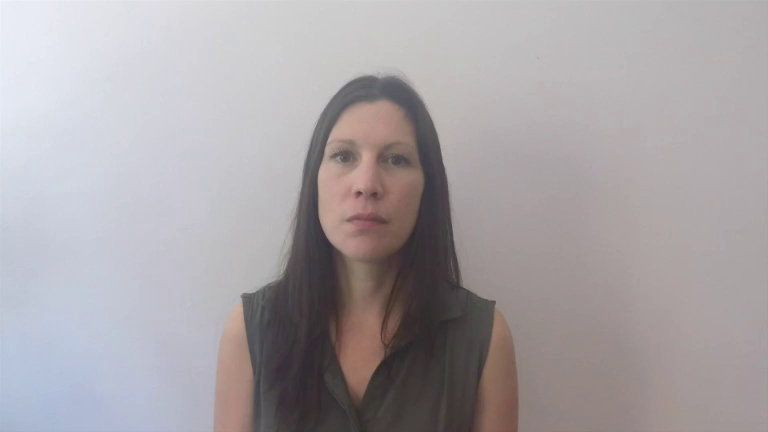
#> input picture data/face000000.png, 768 x 432 px; the run also reads 1 picture not shown here
$ jupyter execute HW9.ipynb   (shell and % lines are left out)
#> lines starting #> are read from the running program, lines starting #| are printed output that depends on the picture
### mae6292/tools.py
import matplotlib.pyplot as plt
import numpy as np
import cv2
import scipy.linalg as linalg
import scipy.signal
import scipy.spatial.distance
from mpl_toolkits.mplot3d import Axes3D
from matplotlib.patches import Polygon
from mpl_toolkits.mplot3d.art3d import Poly3DCollection

class WireFrameCamera:
    def __init__(self, width=1, height=0.8, f=0.5):
        self.width = width
        self.height = height
        self.f = f

        self.vertices=np.empty((3,5))
        self.vertices[:,0]=[0, 0, 0]
        self.vertices[:,1]=[-width/2, height/2, f]
        self.vertices[:,2]=[width/2, height/2, f]
        self.vertices[:,3]=[width/2, -height/2, f]
        self.vertices[:,4]=[-width/2, -height/2, f]

        self.edges=[(0,1), (0,2), (0,3), (0,4), (1,2), (2,3), (3,4), (4,1)]

    def draw(self, R, T):
        vertices_W = np.empty((3,5))
        vertices_W = R.T@(self.vertices - T@np.ones((1,5)))

        fig = plt.figure(dpi=150)
        ax = fig.gca(projection='3d')

        for edge in self.edges:
            plt.plot(vertices_W[0,list(edge)],vertices_W[1,list(edge)],vertices_W[2,list(edge)],'b',linewidth=0.5)

        return fig, ax

class ChessBoard:
    faces=[(0,1,2,3)]
    square_vertices = np.zeros((3, 4))
    square_vertices[:,0] = [0,0,0]
    square_vertices[:,1] = [1,0,0]
    square_vertices[:,2] = [1,1,0]
    square_vertices[:,3] = [0,1,0]

    def __init__(self, CHECKER=(8,6), origin=(0.0)):
        self.origin = origin
        self.CHECKER = CHECKER

    def draw(self, ax):
        for i in range(self.CHECKER[0]+1):
            for j in range(self.CHECKER[1]+1):
                square_vertices_shifted = self.square_vertices + np.array([[i+self.origin[0],j+self.origin[1],0]]).T*np.ones((1,4))

                patch = [[tuple(square_vertices_shifted[:,self.faces[0][i]]) for i in range(len(self.faces[0]))]]
                patch_collection = Poly3DCollection(patch, alpha =0.5)
                if (i+j) % 2 == 1:
                    patch_collection.set_color('w')
                else:
                    patch_collection.set_color('k')

                    ax.add_collection3d(patch_collection)

def calibrateCamera_Tsai(p, P):
    # DLT using Tsai's method
    # INPUT
    # p : homogeneous coordinates of pixel in the image frame
    # P : homogeneous coordinates of points in the world frame
    # OUTPUT
    # K, R, T, M
    assert p.shape[0] == 3, "p : homogeneous coordinates of pixel in the image frame of 3 by n"
    assert P.shape[0] == 4, "P : homogeneous coordinates of points in the world frame"
    assert p.shape[1] == P.shape[1], "number of columns of p shold match with P"

    n = p.shape[1]
    p_uv = p[0:2,:]/p[2,:]

    Q = np.empty((0, 12))
    for i in range(n):
        Qi_0 = np.array([ [1,0, -p_uv[0,i]], [0, 1, -p_uv[1,i]]] )
        Qi = np.kron(Qi_0, P[:,i].T)
        Q = np.append(Q, Qi, axis=0)

    # 1. Find M_tilde using SVD

    U, S, VT = linalg.svd(Q)
    M_tilde = VT.T[:,-1].reshape(3,4)
    # print(M_tilde /M_cv) # M is determined up to scale

    # 2. RQ factorization to find K_tilde and R

    K_tilde, R = linalg.rq(M_tilde [:,0:3])

    # 3. Resolve the ambiguity of RQ factorization
    D = np.diag( np.sign(np.diag(K_tilde)) )
    K_tilde  = K_tilde@D
    R = D@R

    # 4. Find T
    T = linalg.solve(K_tilde, M_tilde[:,-1]).reshape(3,1)

    # 5. Recover scale

    s = 1/K_tilde[2,2]
    K = s*K_tilde
    M = s*M_tilde

    # 6. Resolve sign ambiguity
    if linalg.det(R) < 0:
        R = -R
        T = -T
        M = -M


    return K, R, T, M


def convolve2d(img, filter, padding_type = 'zero'):
# compute convolution  img * filter
# the filtered image is float valued, and it is not necessarily cv2 gray scale image of 'uint8'
    assert (filter.shape[0]-1) % 2 == 0, 'filter size should be odd'
    assert padding_type in ['zero', 'replicate', 'reflect'], 'padding type parameter should be either zero, clamp, or mirror'
    n_rows, n_cols = img.shape;
    img_filtered = np.zeros((n_rows, n_cols))
    W = int((filter.shape[0]-1)/2)

    if padding_type == 'zero':
        img_padded = cv2.copyMakeBorder(img, W, W, W, W, cv2.BORDER_CONSTANT, 0)
    elif padding_type == 'replicate': # aaaaaa|abcdefgh|hhhhhhh
        img_padded = cv2.copyMakeBorder(img, W, W, W, W, cv2.BORDER_REPLICATE)
    elif padding_type == 'reflect': # gfedcb|abcdefgh|gfedcba
        img_padded = cv2.copyMakeBorder(img, W, W, W, W, cv2.BORDER_REFLECT_101)

    for i in range(n_rows):
        for j in range(n_cols):
            img_clip = img_padded[i:i+2*W+1, j:j+2*W+1] # extract the image clip centered at (i,j)
            img_clip.astype('float64') # convert to float to avoid error of int*float
            img_filtered[i,j]=(img_clip*np.flip(filter)).sum()

    return img_filtered

def filter2d(filter_type, W, sigma):
    assert filter_type in ['gaussian', 'log', 'dgau_x', 'dgau_y'], 'filter type parameter should be either gaussian, log, dgau_x, dgau_y'
    filter = np.zeros((2*W+1, 2*W+1))
    x = np.arange(-W,W+1).reshape(2*W+1,1)
    if filter_type == 'gaussian':
        filter = np.exp(-x**2/2/sigma**2)
        filter = filter*filter.T
        filter = filter/filter.sum()
    elif filter_type == 'log': # laplacian of gaussian
        filter = np.exp(-x**2/2/sigma**2)
        filter = filter*filter.T
        filter = filter/filter.sum()
        for i in range(-W,W+1):
            for j in range(-W, W+1):
                filter[i+W,j+W] = filter[i+W,j+W]*(i**2+j**2-2*sigma**2)/sigma**4
        filter = filter - filter.sum()/((2*W+1)**2) # make the filter sum zero
    elif filter_type == 'dgau_x': # derivative of gaussian w.r.t x
        filter = np.exp(-x**2/2/sigma**2)
        filter = filter*filter.T
        filter = filter/filter.sum()
        filter = -filter*(np.ones((2*W+1,1))@x.T)/sigma**2
        filter = filter - filter.sum()/((2*W+1)**2) # make the filter sum zero
    elif filter_type == 'dgau_y': # derivative of gaussian w.r.t y
        filter = np.exp(-x**2/2/sigma**2)
        filter = filter*filter.T
        filter = filter/filter.sum()
        filter = -filter*(x@np.ones((1,2*W+1)))/sigma**2
        filter = filter - filter.sum()/((2*W+1)**2) # make the filter sum zero=
    return filter

def harris_corner(img, W, kappa):
    # Compute harris corner score
    # INPUT
    #   img: gray scale image
    #   W: harris patch size (patch width= 2*W+1)
    #   kappa: kappa in the harris score
    # OUTPUT
    #   harris_score: array of the same size as the input image
    S_1 = np.array([1, 2, 1], dtype='float32')
    S_2 = np.array([-1, 0, 1], dtype='float32')

    I_x = scipy.signal.sepfir2d(img, S_2, S_1)
    I_y = scipy.signal.sepfir2d(img, S_1, S_2)

    I_x2 = I_x**2
    I_y2 = I_y**2
    I_xy = I_x*I_y

    filter_harris_sum = np.ones(2*W+1, dtype='float32')
    M_x2 = scipy.signal.sepfir2d(I_x2, filter_harris_sum, filter_harris_sum)
    M_y2 = scipy.signal.sepfir2d(I_y2, filter_harris_sum, filter_harris_sum)
    M_xy = scipy.signal.sepfir2d(I_xy, filter_harris_sum, filter_harris_sum)

    harris_score = (M_x2*M_y2 - M_xy**2) - kappa*(M_x2+M_y2)**2
    harris_score[0:W+1,:]=0
    harris_score[:,0:W+1]=0
    harris_score[:,-(W+1):]=0
    harris_score[-(W+1):,:]=0

    harris_score[harris_score<0]=0

    return harris_score


def select_keypoints(score, N_keypoint, W_nms):
    # Select keypoints from Harris score
    # INPUT
    #   score: array of Harris score
    #   N_keypoints: number of keypoints to be detected
    #   W_nms: patch size for non maximum supression
    # OUTPUT
    #   keypoints: list of (u,v) for keypoints

    n_rows, n_cols = score.shape
    keypoints = []
    for i in range(N_keypoint):
        u_max, v_max = np.unravel_index(score.argmax(), score.shape)
        keypoints.append((u_max,v_max))
        score[ max(u_max-W_nms,0): min(u_max+W_nms+1,n_rows), max(v_max-W_nms,0): min(v_max+W_nms+1,n_cols)]=0

    return keypoints


def describe_keypoints(img, keypoints, W):
    # Extract descriptors as patches centered at keypoints
    # INPUT
    #   img: image
    #   keypoints: list of (u,v) for keypoints
    #   W: descriptor patch size
    # OUTPUT
    # descriptor: array of len(keypoints) by (2*W+1)**2
    descriptors = np.zeros( ((2*W+1)**2, len(keypoints) ))
    img_padded = cv2.copyMakeBorder(img, W, W, W, W, cv2.BORDER_CONSTANT, 0)

    for i, keypoint in enumerate(keypoints):
        u, v = keypoint
        descriptors[:,i]= img_padded[u:u+2*W+1, v:v+2*W+1].reshape((2*W+1)**2,).astype('uint8')

    return descriptors


def match_descriptors(descriptors_new, descriptors_old, lambda_match):
    # Match descriptors
    # INPUT
    # descriptors_new (query): array of N_descriptor_new by (2*W+1)**2
    # descriptors_old (database): array of N_descriptor_old by (2*W+1)**2
    # lambda_match: match if distance >= lambda_match * min_nonzero_distance
    # OUTPUT
    # unique_match:
    # if unique_match >= 0:
    #   descriptors_new[:,i] is closest to descriptors_old[:,match[i]]
    # else
    #   descriptors_new[:,i] is not matched to any
    # distance: distance
    assert descriptors_new.shape[0] == descriptors_old.shape[0], 'descriptor size is different'
    cdist = scipy.spatial.distance.cdist(descriptors_new.T, descriptors_old.T, 'euclidean')

    # match[i] = index of descriptors that is closest to descriptors1[:,i], or
    # descriptors1[:,i] is closest to descriptors[:,match[i]]
    match = np.argmin(cdist, axis=1)
    # the corresopnding min distance between descriptors1[:,i] and descriptors[:,match[i]]
    distance = cdist[np.arange(cdist.shape[0]),match]

    # minimum nonzero distance
    min_nonzero_distance = np.min(distance[np.nonzero(distance)])
    # if the distance is greater than the threshhold, then remove the match
    # unmatched descriptor is defined by negative index
    match[distance >= lambda_match * min_nonzero_distance] = -1

    # remove any repeated match
    _, unique_indices = np.unique(match, return_index=True)
    unique_match=np.ones(match.shape,dtype='int64')*-1
    unique_match[unique_indices] = match[unique_indices]

    return unique_match, distance

def compute_disparity(img_left, img_right, W_patch, d_min, d_max):

    N_rows, N_cols = img_left.shape
    disparity = np.zeros((N_rows,N_cols))

    for i_row in range(W_patch, N_rows-W_patch):
        for i_col in range(W_patch+d_max, N_cols-W_patch):


            patch_left = img_left[i_row-W_patch:i_row+W_patch+1, i_col-W_patch:i_col+W_patch+1]
            strip_right = img_right[i_row-W_patch:i_row+W_patch+1, i_col-W_patch-d_max:i_col+W_patch-d_min+1]

            patch_left = np.reshape( patch_left, ((2*W_patch+1)**2,1), order='F')
            patches_right = np.zeros( ((2*W_patch+1)**2,  d_max-d_min+1) )

            for i in range(2*W_patch+1):
                patches_right[i*(2*W_patch+1):(i+1)*(2*W_patch+1), :] = strip_right[:, i:(i+d_max-d_min+1)]

            SSD = scipy.spatial.distance.cdist(patch_left.T, patches_right.T, 'sqeuclidean').flatten()
            i_match = np.argmin(SSD)
            SSD_min = SSD[i_match]


            if SSD[SSD <= SSD_min*1.5].shape[0] < 3 and i_match != 0 and i_match != SSD.shape[0]-1:
                i_match_3 = [i_match-1, i_match, i_match+1]
                p = np.polyfit( i_match_3, SSD[i_match_3], 2)
                i_match = -p[1]/2/p[0]
                disparity[i_row, i_col] = d_max-i_match

    return disparity

def hat(s):
    S=np.zeros((3,3))
    S[1,2]=-s[0]
    S[2,1]=s[0]
    S[0,2]=s[1]
    S[2,0]=-s[1]
    S[0,1]=-s[2]
    S[1,0]=s[2]

    return S

def disparity2PC(disparity, K, baseline,img_left):
    T = np.array([-baseline, 0, 0])
    M1 = np.zeros((3,4))
    M1[0:3,0:3] = K
    M2 = np.zeros((3,4))
    M2[0:3,0:3] = K
    M2[:,3] = K@T

    N_points = disparity[disparity>0].shape[0]
    P = np.zeros((3,N_points))

    i=0
    for v1, u1 in zip(*np.where(disparity>0)):
        d = disparity[v1,u1]
        u2 = u1 - d
        v2 = v1
        Q = np.zeros((6,4))
        Q[0:3, :] = hat([u1, v1, 1])@M1
        Q[3:6, :] = hat([u2, v2, 1])@M2

        Pi_h = scipy.linalg.null_space(Q).flatten()


        Pi = Pi_h[0:3]/Pi_h[3]
        Pi = Pi*np.sign(Pi[2])

        P[:,i]=Pi
        i=i+1

    return P, img_left[disparity>0].reshape((1,-1))


def triangulation(p1, p2, M1, M2):
    # Input
    # p1, p2: 3 by n pixel homogeneous coordinates
    # M1, M2, 3 by 4 perspective projection matrix
    # Output
    # P: 3 by n (nonhomogeneous) world coordinate
    assert(p1.shape[0]==3 and p2.shape[0]==3 and p1.shape[1]==p2.shape[1] )

    n=p1.shape[1]
    P = np.zeros((3,n))
    for i in range(n):
        Q = np.concatenate(( hat(p1[:,i])@M1, hat(p2[:,i])@M2), axis=0)
        U, S, VT = scipy.linalg.svd(Q)
        Pi = VT[-1,:]
        P[:,i] = Pi[0:3]/Pi[3]

    return P

def essentialmatrix2RT(E, p1, p2, K1, K2):
    # E: 3 by 3 essential essential matrix
    # p1, p2: 3 by n pixel homogeneous coordinates
    # K1, K2: 3 by 3 intrinsic parameters
    U, S, VT = scipy.linalg.svd(E)

    R = np.zeros((3,3,4))
    T = np.zeros((3,4))
    W = np.array( [[0,1,0], [-1,0,0], [0,0,1]])

    R[:,:,0], T[:,0] = U@W@VT, U[:,2]
    R[:,:,1], T[:,1] = U@W@VT, -U[:,2]
    R[:,:,2], T[:,2] = U@W.T@VT, U[:,2]
    R[:,:,3], T[:,3] = U@W.T@VT, -U[:,2]

    for i in range(4):
        if scipy.linalg.det(R[:,:,i]) < 0:
            R[:,:,i] = -R[:,:,i]

    M1 = K1@np.concatenate( (np.identity(3), np.zeros((3,1))), axis=1 )

    N_negative_depth = np.zeros(4)
    for i in range(4):
        M2 = K2@np.concatenate( (R[:,:,i], T[:,i].reshape(-1,1)), axis=1 )
        P = triangulation( p1, p2, M1, M2)
        N_negative_depth[i] = len(np.where(P[2,:]<0)[0])

    i_opt = np.argmin(N_negative_depth)

    R=R[:,:,i_opt]
    T=T[:,i_opt].reshape(-1,1)

    return R, T

def eightpoint_algorithm(p1, p2, K1, K2):
    # p1, p2: 3 by n pixel homogeneous coordinates
    # K1, K2: 3 by 3 intrinsic parameters
    n = p1.shape[1]
    p_bar_1 = scipy.linalg.inv(K1)@p1
    p_bar_2 = scipy.linalg.inv(K1)@p2

    Q = np.zeros((n,9))
    for i in range(n):
        Q[i,:] = np.kron(p_bar_1[:,i], p_bar_2[:,i]).T

    U, S, VT = scipy.linalg.svd(Q)

    E = VT[-1,:]
    E = E.reshape(3,3).T

    R, T  = essentialmatrix2RT(E, p1, p2, K1, K2)

    return E, R, T

def estimate_pose_DLT(p, P, K):
    # DLT using Tsai's method assuming that K is known
    # INPUT
    # p : homogeneous coordinates of pixel in the image frame
    # P : homogeneous coordinates of points in the world frame
    # OUTPUT
    # R, T, R_T=[R|T]
    assert p.shape[0] == 3, "p : homogeneous coordinates of pixel in the image frame of 3 by n"
    assert P.shape[0] == 4, "P : homogeneous coordinates of points in the world frame"
    assert p.shape[1] == P.shape[1], "number of columns of p shold match with P"

    n = p.shape[1]
    p = scipy.linalg.inv(K)@p
    p_uv = p[0:2,:]/p[2,:]

    Q = np.empty((0, 12))
    for i in range(n):
        Qi_0 = np.array([ [1,0, -p_uv[0,i]], [0, 1, -p_uv[1,i]]] )
        Qi = np.kron(Qi_0, P[:,i].T)
        Q = np.append(Q, Qi, axis=0)

    # 1. Find M_tilde using SVD

    U, S, VT = linalg.svd(Q)
    M_tilde = VT.T[:,-1].reshape(3,4)

    if linalg.det(M_tilde[:,0:3]) < 0:
        M_tilde = -M_tilde

    U, S, VT = linalg.svd(M_tilde[:,0:3])
    R = U@VT

    s = np.sqrt(np.sum(R**2)) / np.sqrt(np.sum(M_tilde[:,0:3]**2))

    T = s*M_tilde[:,3].reshape(3,1)

    R_T = np.concatenate((R,T), axis =1 )
    return R, T, R_T

def estimate_pose_RANSAC_DLT(p_matched, p_W_matched, K, N_iter=1000, tol_inlier=10, display_iter=True):
    N_inliers_max = 0
    N_data = p_matched.shape[1]
    for i_iter in range(N_iter):

        # sample 6 points from the matched keypoints and estimate pose using them
        i_sample = np.random.choice(N_data, 6, replace=False)
        R, T, R_T = estimate_pose_DLT(p_matched[:, i_sample], p_W_matched[:,i_sample], K)

        # compute the reprojection error
        p_matched_est = K @ R_T @ p_W_matched
        error = np.sqrt(np.sum((p_matched_est[0:2,:]/p_matched_est[2,:]-p_matched[0:2,:]/p_matched[2,:])**2, axis=0))

        # identify inliers
        i_inliers = np.where(error < tol_inlier)[0]

        # if the number of inliers is the best, save the list of inliers
        if len(i_inliers) > N_inliers_max:
            i_inliers_best = i_inliers
            N_inliers_max = len(i_inliers)

            if display_iter:
                output = 'i_iter=%d, N_inliers=%d, w=%.2f' % (i_iter,N_inliers_max,N_inliers_max/N_data)
                print(output)

    # estimate the pose using inliers only
    if N_inliers_max >= 6:
        R, T, M = estimate_pose_DLT(p_matched[:, i_inliers_best], p_W_matched[:,i_inliers_best], K)
    else:
        print('N_inliners=',N_inliers_max,' is less than 6. Failed to estimate the pose')
        R=np.zeros((3,3))
        T=np.zeros((3,1))
        M=np.zeros((3,4))


    return R, T, M, N_inliers_max, i_inliers_best


def draw_frame(ax, R, T, axis_length=1):
    C = -R.T@T.flatten()
    colors=('r','g','b')
    for i in range(3):
        ax.plot((C[0],C[0]+axis_length*R[i,0]),(C[1],C[1]+axis_length*R[i,1]),(C[2],C[2]+axis_length*R[i,2]), colors[i])


def KLT(img_pre, img_cur, p_pre, W = 7, tol_bidir = 1, display = False):

    # KLT tracker: forward
    p_cur_T, bool_track, _ = cv2.calcOpticalFlowPyrLK(img_pre, img_cur, p_pre.T, None, winSize  = (2*W+1,2*W+1))
    p_cur = p_cur_T.T
    # KLT tracker: backward
    p_pre_rec_T, bool_track_backward, _ = cv2.calcOpticalFlowPyrLK(img_cur, img_pre, p_cur.T, None, winSize  = (2*W+1,2*W+1))
    p_pre_recovered = p_pre_rec_T.T

    # compute bi-directional error
    err_bidir = np.sum((p_pre - p_pre_recovered)**2, axis=0)

    # select inliers
    index_track = np.where( (bool_track.flatten()>0) & (bool_track_backward.flatten()>0) & (err_bidir < tol_bidir) )[0]

    if display:
        p_pre_tracked = p_pre[:,index_track]
        p_cur_tracked = p_cur[:,index_track]

        # visualization
        plt.figure(dpi=150)
        plt.imshow(img_cur,cmap='gray')
        plt.axis('off')

        for i in range(len(index_track)):
            u_q, v_q = p_cur_tracked[0,i], p_cur_tracked[1,i] # matched keypoints on img_cur
            u_d, v_d = p_pre_tracked[0,i], p_pre_tracked[1,i] # matched keypoints on img_pre
            plt.plot(u_q, v_q, 'r+')
            plt.plot(u_d, v_d, 'b+')
            plt.plot([u_d,u_q],[v_d,v_q],'r')

    return p_cur, index_track

### HW9.ipynb
# Homework \#9

Face Tracking with KLT

## Import Modules

[cell 1]
# the following two lines solved the issue of video crashing for MacOS
# you may not need those, depending on you OS
import matplotlib
matplotlib.use("TKAgg")

import numpy as np
import cv2
import matplotlib.pyplot as plt
import math
import scipy.signal
import scipy.linalg
import mae6292.tools as mae6292
import importlib

from mae6292.imshow import cv2_imshow

## Problem 1

We will perform face tracking using [https://github.com/intel-iot-devkit/sample-videos](https://github.com/intel-iot-devkit/sample-videos)

### (a) Select Keypoints

1. Using
```
    mae6292.harris_corner()
    mae6292.select_keypoints()
```
select the keypoints of `frame0` with the parameters
```
W_harris_patch = 4
harris_kappa = 0.08
W_nms = 8
N_keypoints = 1000
```

2. Convert the identififed keypoints to `2 by n` array by

```
p = np.array(keypoints, dtype='float32').T # conver list to np.array
p = p[[1,0],:] # swap row and col

```

3. Show the keypoints on `frame0` using the variable `p`

The results of this part will be similar with

Save it into `prob1a.png`

[cell 2]

frame0 = cv2.imread('data/face000000.png',cv2.IMREAD_GRAYSCALE)
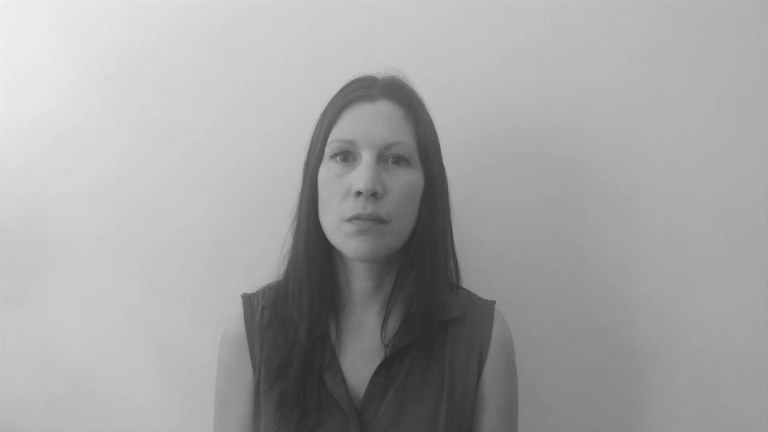
#> frame0: shape (432, 768); min 39, max 245, mean 163.8

W_harris_patch = 4
harris_kappa = 0.08
W_nms = 8
N_keypoints = 1000

# Compute Harris score
harris_score = mae6292.harris_corner(frame0, W_harris_patch, harris_kappa)
#> in harris_corner, `I_x = scipy.signal.sepfir2d(img, S_2, S_1)`:
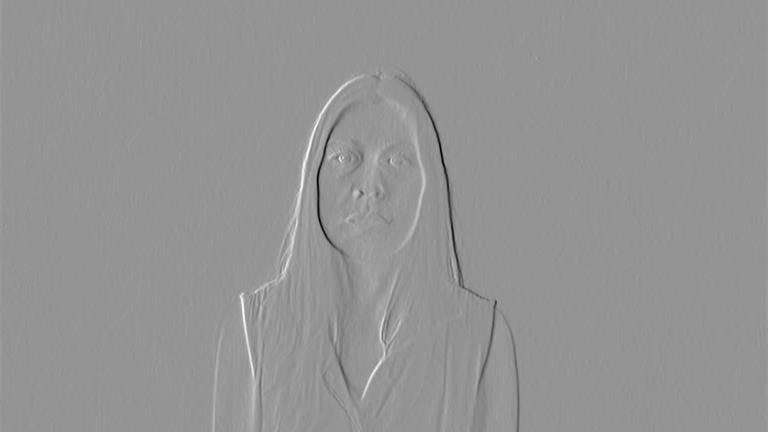
#> I_x: shape (432, 768) float32; min -360, max 258, mean 0.5; drawn with min black and max white
#> in harris_corner, `I_y = scipy.signal.sepfir2d(img, S_1, S_2)`:
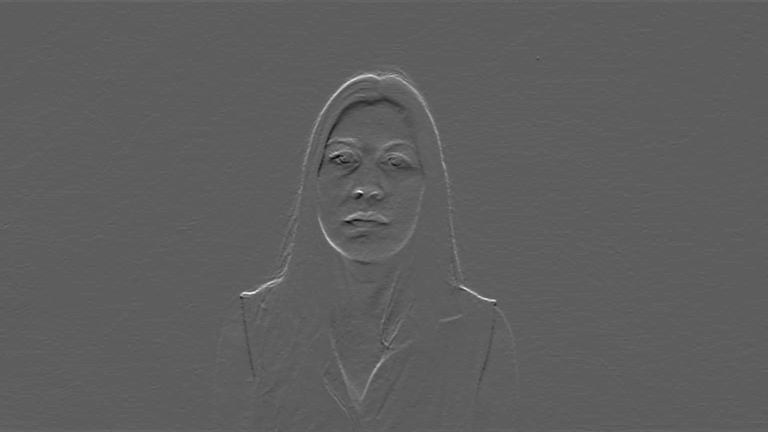
#> I_y: shape (432, 768) float32; min -176, max 302, mean 1.5; drawn with min black and max white
#> in harris_corner, `I_x2 = I_x**2`:
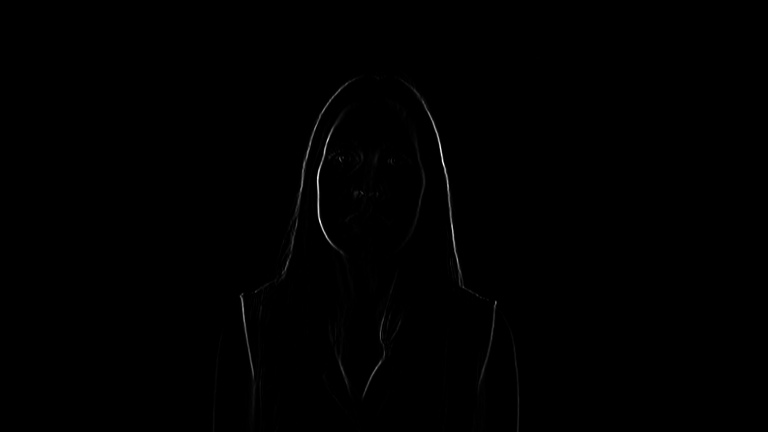
#> I_x2: shape (432, 768) float32; min 0, max 129600, mean 318.2; drawn with min black and max white
#> in harris_corner, `I_xy = I_x*I_y`:
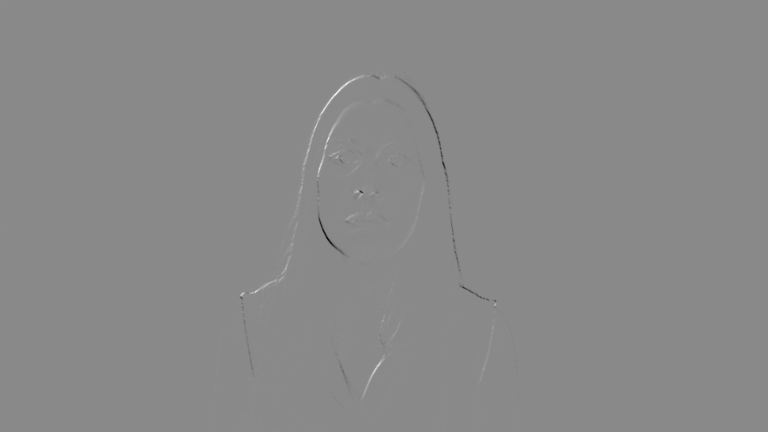
#> I_xy: shape (432, 768) float32; min -53376, max 45368, mean 9; drawn with min black and max white
#> in harris_corner, `M_x2 = scipy.signal.sepfir2d(I_x2, filter_harris_sum, filter_harris_sum)`:
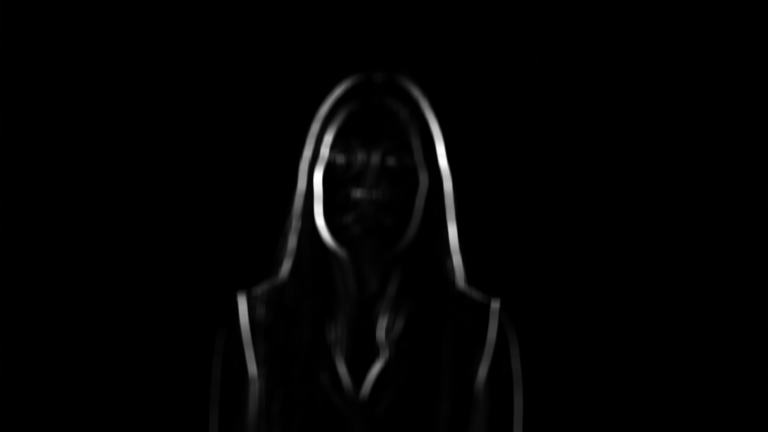
#> M_x2: shape (432, 768) float32; min 0, max 1724562, mean 25777.3; drawn with min black and max white
#> (the rest of the program and of its run is left out)
